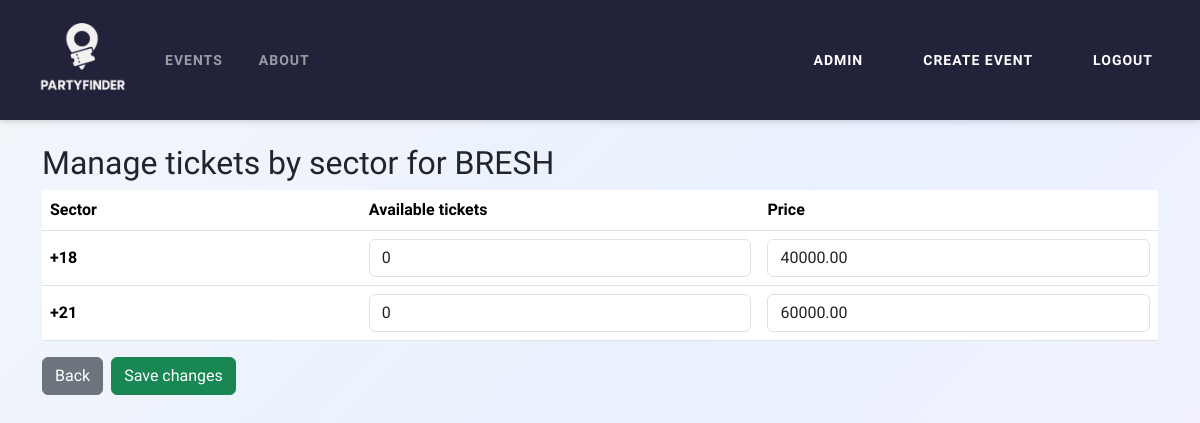
Screenshot of /events/30/manage_tickets/ (signed in) with the database file from the repository.
### events/models.py (models this page shows, shortened)
class Event(models.Model):
    name = models.CharField(max_length=120)
    city = models.CharField(max_length=80)
    state_province = models.CharField(max_length=80) # MANEJAMOS ESTADO O PROVINCIA SEGUN EL PAIS
    country = models.CharField(max_length=80)
    date = models.DateField()
    description = models.TextField()
    flyer = models.ImageField(upload_to=get_flyer_filename)
    created_by = models.ForeignKey(CustomUserModel, related_name='created_events', on_delete=models.CASCADE)
    available_tickets = models.PositiveIntegerField()
    max_tickets_per_user = models.PositiveIntegerField(default=1)
    REQUIRED_FIELDS = ['name', 'city', 'state_province', 'country', 'date', 'description', 'flyer', 'created_by']

class EventSector(models.Model):
    sector_name = models.CharField(max_length=100)
    sector_inventory = models.PositiveIntegerField()  # pool de entradas disponibles por sector
    sector_price = models.DecimalField(max_digits=12, decimal_places=2) # cada sector va a tener un precio distinto
    event = models.ForeignKey(Event, related_name='sectors', on_delete=models.CASCADE)

### events/views.py (the view, shortened to what this page needs)
# urls.py: path("events/<int:event_id>/manage_tickets/", event_views.manage_tickets, name="manage_tickets"),
@login_required
def manage_tickets(request, event_id):
    event = get_object_or_404(Event, pk=event_id)
    if event.created_by != request.user:
        return redirect("event_detail", event_id=event.id)
    sectors = event.sectors.all().order_by('sector_name')
    return render(request, 'events/manage_tickets.html', { 'event': event, 'sectors': sectors })

### users/templatetags/group_tags.py (called while the page is built)
@register.filter(name='has_group')
def has_group(user, group_name):
    return user.groups.filter(name=group_name).exists()

### templates/events/manage_tickets.html (shortened to what this page needs)
{% extends 'events/base.html' %}
{% block content %}
<h2>Manage tickets by sector for {{ event.name }}</h2>
<form method="post">
  <table class="table align-middle">
    <thead>
      <tr>
  <th style="width: 20%">Sector</th>
  <th style="width: 25%">Available tickets</th>
  <th style="width: 25%">Price</th>
      </tr>
    </thead>
    <tbody>
    {% for s in sectors %}
      <tr>
        <td class="fw-semibold">{{ s.sector_name }}</td>
        <td>
          <input type="number" class="form-control" name="inv_{{ s.id }}" min="0" value="{{ s.sector_inventory }}">
        </td>
        <td>
          <input type="number" class="form-control" name="price_{{ s.id }}" min="0" step="0.01" value="{{ s.sector_price }}">
        </td>
      </tr>
    {% empty %}
  <tr><td colspan="3" class="text-muted">No sectors configured.</td></tr>
    {% endfor %}
    </tbody>
  </table>
  <div class="d-flex gap-2">
  <a href="{% url 'event_detail' event.id %}" class="btn btn-secondary">Back</a>
  <button type="submit" class="btn btn-success">Save changes</button>
  </div>
</form>
{% endblock %}

### static/events/css/base.css (style rules this page uses)
body { font-family: "Nunito Sans", sans-serif; background: linear-gradient(135deg, #f4f6fa 0%, #e9f1ff 50%, #f7f2ff 100%); transition: background 0.3s ease; min-height: 100vh; }

### rows the page displays
Event: name "BRESH"
EventSector: sector_name "+18", sector_inventory "0", sector_price "40000.00"
EventSector: sector_name "+21", sector_inventory "0", sector_price "60000.00"
